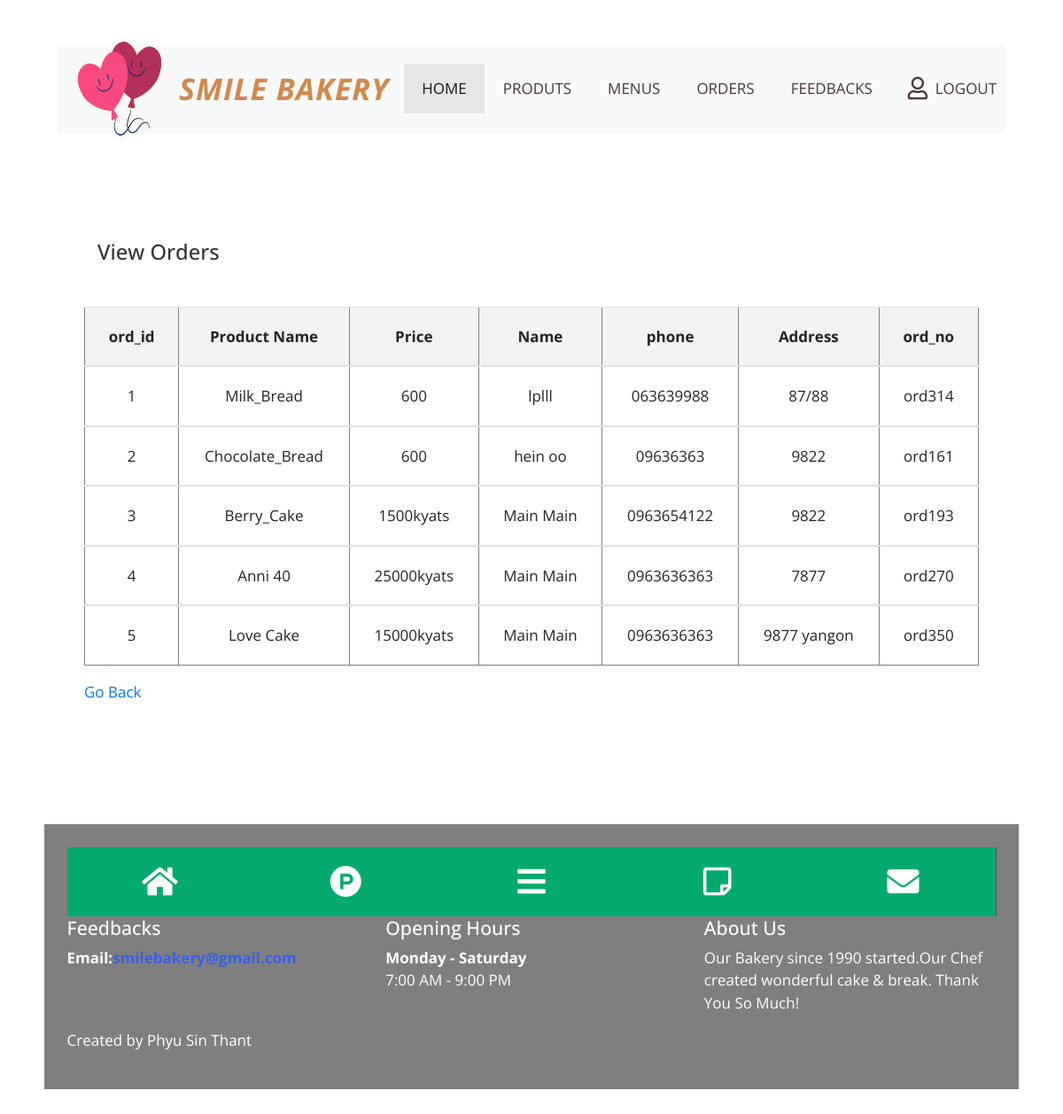
Screenshot of /admin/view_orders.php with the database file from the repository.
### tables this page shows
CREATE TABLE IF NOT EXISTS `orders` (
  `ord_id` int(11) NOT NULL AUTO_INCREMENT,
  `ord_name` varchar(20) NOT NULL,
  `ord_price` varchar(20) NOT NULL,
  `name` varchar(20) NOT NULL,
  `phone` varchar(20) NOT NULL,
  `adress` varchar(20) NOT NULL,
  `ord_no` varchar(20) NOT NULL,
  PRIMARY KEY (`ord_id`)
);

### admin/view_orders.php (the view, shortened to what this page needs)
<!DOCTYPE html>
<html lang="en">
<head>
    <link rel="stylesheet" href="css/fontawesome.min.css">
    <link rel="stylesheet" href="jquery-ui-datepicker/jquery-ui.min.css" type="text/css" />
    <link rel="stylesheet" href="css/bootstrap.min.css">
    <link rel="stylesheet" href="css/tooplate.css">
</head>
<body id="reportsPage">
    <div class="" id="home">
        <div class="container">
            <div class="row">
                <div class="col-12">
                    <nav class="navbar navbar-expand-xl navbar-light bg-light">
                        <a class="navbar-brand" href="#">
                       <img  src="img/balloons.jpg" width="100" height="130">
                            <h1 class="tm-site-title mb-0">SMILE BAKERY</h1>
                        </a>
                        <div class="collapse navbar-collapse" id="navbarSupportedContent">
                            <ul class="navbar-nav mx-auto">
                                <li class="nav-item">
                                    <a class="nav-link active" href="home.php">HOME
                                    </a>
                                </li>
                                 <li class="nav-item">
                                    <a class="nav-link" href="products.php">PRODUTS</a>
                                </li>
								<li class="nav-item">
                                    <a class="nav-link" href="menu.php">MENUS</a>
                                </li>
                                <li class="nav-item">
                                    <a class="nav-link" href="view_orders.php">ORDERS</a>
                                </li>
                                <li class="nav-item">
                                    <a class="nav-link" href="feedbacks.php">FEEDBACKS</a>
                                </li>
                            </ul>
                            <ul class="navbar-nav">
                                <li class="nav-item">
                                    <a class="nav-link d-flex" href="log
									out.php">
                                        <i class="far fa-user mr-2 tm-logout-icon"></i>
                                        <span>LOGOUT</span>
                                    </a>
                                </li>
                            </ul>
                        </div>
                    </nav>
                </div>
            </div>
        <div class="row tm-mt-big">
            <div class="col-xl-12 col-lg-12 col-md-12 col-sm-12">
                <div class="bg-white tm-block">
                    <div class="row">
                        <div class="col-12">
                            <h2 class="tm-block-title d-inline-block">View Orders</h2>
                        </div>
                            <?php
                            $data="SELECT * FROM orders";
                            $val=mysql_query($data);
                            echo"<table border='1'class='table table-hover table-striped tm-table-striped-even mt-3'>";
                                echo"<thead>";
                                   echo "<tr class='tm-bg-gray'>
										<th scope='col' class='text-center'>ord_id</th>
										<th scope='col' class='text-center'>Product Name</th>
										<th scope='col' class='text-center'>Price</th>
                                        <th scope='col' class='text-center'>Name</th>
										<th scope='col' class='text-center'>phone</th>
                                        <th scope='col'class='text-center'>Address</th>
										<th scope='col'class='text-center'>ord_no</th>
                                    </tr>";
                                echo"</thead>";
								while(list($ord_id,$p_name,$price,$name,$phone,$add,$ord_no)=mysql_fetch_array($val))
								{
                                echo"<tbody>";
                                    echo"<tr>";
										 echo"<td  class='text-center'>".$ord_id."</td>";
                                        echo"<td class='text-center'>".$p_name."</td>";
                                       echo"<td class='text-center'>".$price."</td>";
                                        echo"<td class='text-center'>".$name."</td>";
									   echo"<td class='text-center'>".$phone."</td>";
                                       echo"<td class='text-center'>".$add."</td>";
									   echo"<td class='text-center'>".$ord_no."</td>";
                                    echo"</tr>";
                                echo"</tbody>";
								}
                            echo"</table>";
                            ?>
                            <p><a href="home.php">Go Back</a></p>
                    </div>
                </div>
            </div>
        </div>
        <footer class="row tm-mt-big">
            <div class="d-inline-block tm-bg-black text-white py-4 px-4">
                <div class="icon-bar">
                <a class="active" href="home.php"><i class="fa fa-home"></i></a>
                <a  class="active" href="products.php"><i class="fab fa-product-hunt"></i></a>
                <a  class="active" href="menu.php"><i class="fas fa-bars"></i></a>
                <a  class="active" href="todo.php"><i class="far fa-sticky-note"></i></a>
                <a class="active" href="feedbacks.php"><i class="fa fa-envelope"></i></a>
            </div>
                <div class="row">
                    <div class="wow fadeInUp col-md-4 col-sm-4" data-wow-delay="1.3s">
                    <h5>Feedbacks </h5>
                    <b>Email:<a style="color:#3760e8;">smilebakery@gmail.com</a></b>
                    </div>
                    <div class="wow fadeInUp col-md-4 col-sm-4" data-wow-delay="1.9s">
                    <h5>Opening Hours</h5>
                    <strong>Monday - Saturday</strong>
                    <p>7:00 AM - 9:00 PM</p>
                    </div>
                    <div class="wow fadeInUp col-md-4 col-sm-4" data-wow-delay="1.6s">
                        <h5>About Us</h5>
                        <p>Our Bakery since 1990 started.Our Chef created wonderful cake & break.
                        Thank You So Much!</p>
                    </div>
                    </div>
                    <p>Created by Phyu Sin Thant</p>
                </div>
            </footer>
            </div>
</body>
</html>

### admin/css/tooplate.css (style rules this page uses)
html { font-size: 17px; }
body { font-family: "Open Sans", Helvetica, Arial, sans-serif; overflow-x: hidden; }
body { background-image: url(../img/dash-bg-01.jpg); background-size: cover; background-repeat: no-repeat; background-position: center; background-attachment: fixed; padding-left: 50px; padding-right: 50px; }
a { transition: all 0.3s ease; }
.navbar-brand { display: flex; align-items: center; }
.tm-site-title { display: inline-block; text-transform: uppercase; font-size: 2rem; font-weight:bold; font-style:italic; margin-left: 1rem; color: #d3894d; letter-spacing: 1px; }
.navbar { height: 100px; padding-left: 20px; padding-right: 20px; margin-top: 50px; }
.tm-logout-icon { font-size: 1.5em; }
.tm-bg-black { background-color: rgba(0, 0, 0, 0.5); }
.tm-mt-big { margin-top: 70px; }
.tm-block { padding: 50px 45px; }
.tm-block-title { font-size: 1.4rem; color: #333; margin-bottom: 30px; }
.navbar-light .navbar-nav .nav-link { color: #4b3737; }
.navbar-light .navbar-nav .nav-link, .dropdown-item { padding: 15px 20px; }
.navbar-light .navbar-nav .active > .nav-link, .navbar-light .navbar-nav .nav-link.active, .navbar-light .navbar-nav .nav-link.show, .navbar-light .navbar-nav .show > .nav-link, .navbar-light .navbar-nav a:hover { background-color: #e6e6e6; }
.nav-item { margin-right: 30px; }
.nav-item:last-child { margin-right: 0; }
.table td, .table th { padding: 20px 24px; }
.tm-bg-gray { background-color: rgba(0, 0, 0, 0.05); }
.tm-table-striped-even.table-striped tbody tr:nth-of-type(odd) { background-color: white; }
footer { margin-bottom:29px; }
@media (min-width: 1200px) { .container { max-width: 1630px; } }
@media (max-width: 1275px) and (min-width: 1200px) { .nav-item { margin-right: 15px; } }
@media (max-width: 1350px) { .nav-item { margin-right: 1px; } }
body { margin:0; }
.icon-bar { width: 100%; background-color: #555; overflow: auto; }
.icon-bar a { float: left; width: 20%; text-align: center; padding: 12px 0; transition: all 0.3s ease; color: white; font-size: 36px; }
.active { background-color: #04AA6D; }

### rows the page displays
orders: ord_id "1", ord_name "Milk_Bread", ord_price "600", name "lplll", phone "063639988", adress "87/88", ord_no "ord314"
orders: ord_id "2", ord_name "Chocolate_Bread", ord_price "600", name "hein oo", phone "09636363", adress "9822", ord_no "ord161"
orders: ord_id "3", ord_name "Berry_Cake", ord_price "1500kyats", name "Main Main", phone "0963654122", adress "9822", ord_no "ord193"
orders: ord_id "4", ord_name "Anni 40", ord_price "25000kyats", name "Main Main", phone "0963636363", adress "7877", ord_no "ord270"
orders: ord_id "5", ord_name "Love Cake", ord_price "15000kyats", name "Main Main", phone "0963636363", adress "9877 yangon", ord_no "ord350"
